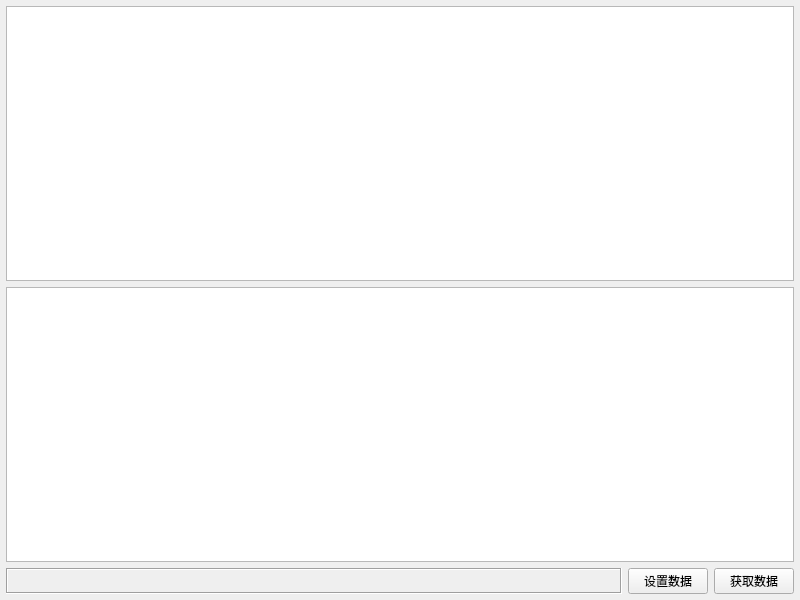
<?xml version="1.0" encoding="UTF-8"?>
<ui version="4.0">
 <class>frmTableView</class>
 <widget class="QWidget" name="frmTableView">
  <property name="geometry">
   <rect>
    <x>0</x>
    <y>0</y>
    <width>800</width>
    <height>600</height>
   </rect>
  </property>
  <property name="windowTitle">
   <string>Form</string>
  </property>
  <layout class="QGridLayout" name="gridLayout">
   <property name="leftMargin">
    <number>6</number>
   </property>
   <property name="topMargin">
    <number>6</number>
   </property>
   <property name="rightMargin">
    <number>6</number>
   </property>
   <property name="bottomMargin">
    <number>6</number>
   </property>
   <property name="spacing">
    <number>6</number>
   </property>
   <item row="1" column="0" colspan="3">
    <widget class="QTextEdit" name="txtMain">
     <property name="readOnly">
      <bool>true</bool>
     </property>
    </widget>
   </item>
   <item row="2" column="0">
    <widget class="QLabel" name="labInfo">
     <property name="sizePolicy">
      <sizepolicy hsizetype="Expanding" vsizetype="Preferred">
       <horstretch>0</horstretch>
       <verstretch>0</verstretch>
      </sizepolicy>
     </property>
     <property name="frameShape">
      <enum>QFrame::Box</enum>
     </property>
     <property name="frameShadow">
      <enum>QFrame::Sunken</enum>
     </property>
     <property name="text">
      <string/>
     </property>
    </widget>
   </item>
   <item row="2" column="1">
    <widget class="QPushButton" name="btnSetData">
     <property name="text">
      <string>设置数据</string>
     </property>
    </widget>
   </item>
   <item row="2" column="2">
    <widget class="QPushButton" name="btnGetData">
     <property name="text">
      <string>获取数据</string>
     </property>
    </widget>
   </item>
   <item row="0" column="0" colspan="3">
    <widget class="QTableView" name="tableView"/>
   </item>
  </layout>
 </widget>
 <resources/>
 <connections/>
</ui>
